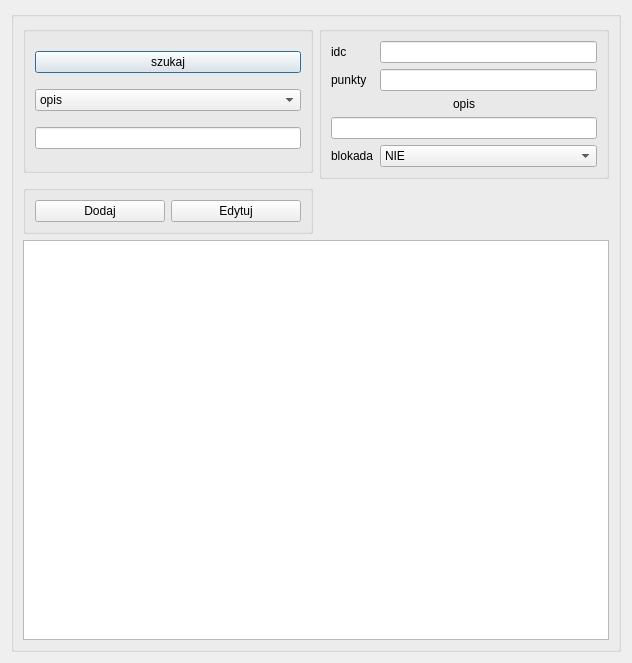
<?xml version="1.0" encoding="UTF-8"?>
<ui version="4.0">
 <class>konfig_czynnosci</class>
 <widget class="QDialog" name="konfig_czynnosci">
  <property name="geometry">
   <rect>
    <x>0</x>
    <y>0</y>
    <width>632</width>
    <height>649</height>
   </rect>
  </property>
  <property name="sizePolicy">
   <sizepolicy hsizetype="Expanding" vsizetype="Expanding">
    <horstretch>0</horstretch>
    <verstretch>0</verstretch>
   </sizepolicy>
  </property>
  <property name="windowTitle">
   <string>Konfiguracja czynności</string>
  </property>
  <layout class="QHBoxLayout" name="horizontalLayout_2">
   <item>
    <widget class="QGroupBox" name="groupBox_2">
     <property name="sizePolicy">
      <sizepolicy hsizetype="Expanding" vsizetype="Expanding">
       <horstretch>0</horstretch>
       <verstretch>0</verstretch>
      </sizepolicy>
     </property>
     <property name="title">
      <string/>
     </property>
     <layout class="QGridLayout" name="gridLayout">
      <item row="0" column="1" rowspan="2">
       <widget class="QGroupBox" name="groupBox">
        <property name="title">
         <string/>
        </property>
        <layout class="QFormLayout" name="formLayout">
         <item row="0" column="0">
          <widget class="QLabel" name="label_idc">
           <property name="text">
            <string>idc</string>
           </property>
          </widget>
         </item>
         <item row="0" column="1">
          <widget class="QLineEdit" name="lineEdit_idc"/>
         </item>
         <item row="1" column="0">
          <widget class="QLabel" name="label_punkty">
           <property name="text">
            <string>punkty</string>
           </property>
          </widget>
         </item>
         <item row="1" column="1">
          <widget class="QLineEdit" name="lineEdit_punkty"/>
         </item>
         <item row="2" column="0" colspan="2">
          <widget class="QLabel" name="label_opis">
           <property name="text">
            <string>opis</string>
           </property>
           <property name="alignment">
            <set>Qt::AlignCenter</set>
           </property>
          </widget>
         </item>
         <item row="3" column="0" colspan="2">
          <widget class="QLineEdit" name="lineEdit_opis"/>
         </item>
         <item row="4" column="1">
          <widget class="QComboBox" name="comboBox_blokuj">
           <item>
            <property name="text">
             <string>NIE</string>
            </property>
           </item>
           <item>
            <property name="text">
             <string>TAK</string>
            </property>
           </item>
          </widget>
         </item>
         <item row="4" column="0">
          <widget class="QLabel" name="label">
           <property name="text">
            <string>blokada</string>
           </property>
          </widget>
         </item>
        </layout>
       </widget>
      </item>
      <item row="0" column="0">
       <widget class="QGroupBox" name="groupBox_szukaj">
        <property name="sizePolicy">
         <sizepolicy hsizetype="Expanding" vsizetype="Expanding">
          <horstretch>0</horstretch>
          <verstretch>0</verstretch>
         </sizepolicy>
        </property>
        <property name="title">
         <string/>
        </property>
        <layout class="QVBoxLayout" name="verticalLayout">
         <item>
          <widget class="QPushButton" name="pushButton_szukaj">
           <property name="text">
            <string>szukaj</string>
           </property>
          </widget>
         </item>
         <item>
          <widget class="QComboBox" name="comboBox_szukaj">
           <item>
            <property name="text">
             <string>opis</string>
            </property>
           </item>
           <item>
            <property name="text">
             <string/>
            </property>
           </item>
           <item>
            <property name="text">
             <string>idc</string>
            </property>
           </item>
           <item>
            <property name="text">
             <string>punkty</string>
            </property>
           </item>
          </widget>
         </item>
         <item>
          <widget class="QLineEdit" name="lineEdit_szukaj"/>
         </item>
        </layout>
       </widget>
      </item>
      <item row="3" column="0" colspan="2">
       <widget class="QTableView" name="tableView_czynnosci">
        <property name="sizePolicy">
         <sizepolicy hsizetype="Preferred" vsizetype="Preferred">
          <horstretch>0</horstretch>
          <verstretch>0</verstretch>
         </sizepolicy>
        </property>
        <property name="minimumSize">
         <size>
          <width>0</width>
          <height>400</height>
         </size>
        </property>
       </widget>
      </item>
      <item row="2" column="1">
       <spacer name="verticalSpacer">
        <property name="orientation">
         <enum>Qt::Vertical</enum>
        </property>
        <property name="sizeHint" stdset="0">
         <size>
          <width>20</width>
          <height>40</height>
         </size>
        </property>
       </spacer>
      </item>
      <item row="2" column="0">
       <widget class="QGroupBox" name="groupBox_przyciski">
        <property name="sizePolicy">
         <sizepolicy hsizetype="Expanding" vsizetype="Preferred">
          <horstretch>0</horstretch>
          <verstretch>0</verstretch>
         </sizepolicy>
        </property>
        <property name="title">
         <string/>
        </property>
        <layout class="QHBoxLayout" name="horizontalLayout">
         <item>
          <widget class="QPushButton" name="pushButton_dodaj">
           <property name="text">
            <string>Dodaj</string>
           </property>
          </widget>
         </item>
         <item>
          <widget class="QPushButton" name="pushButton_edytuj">
           <property name="text">
            <string>Edytuj</string>
           </property>
          </widget>
         </item>
        </layout>
       </widget>
      </item>
     </layout>
     <zorder>tableView_czynnosci</zorder>
     <zorder>groupBox</zorder>
     <zorder>groupBox_szukaj</zorder>
     <zorder>verticalSpacer</zorder>
     <zorder>groupBox_przyciski</zorder>
    </widget>
   </item>
  </layout>
 </widget>
 <resources/>
 <connections/>
</ui>
